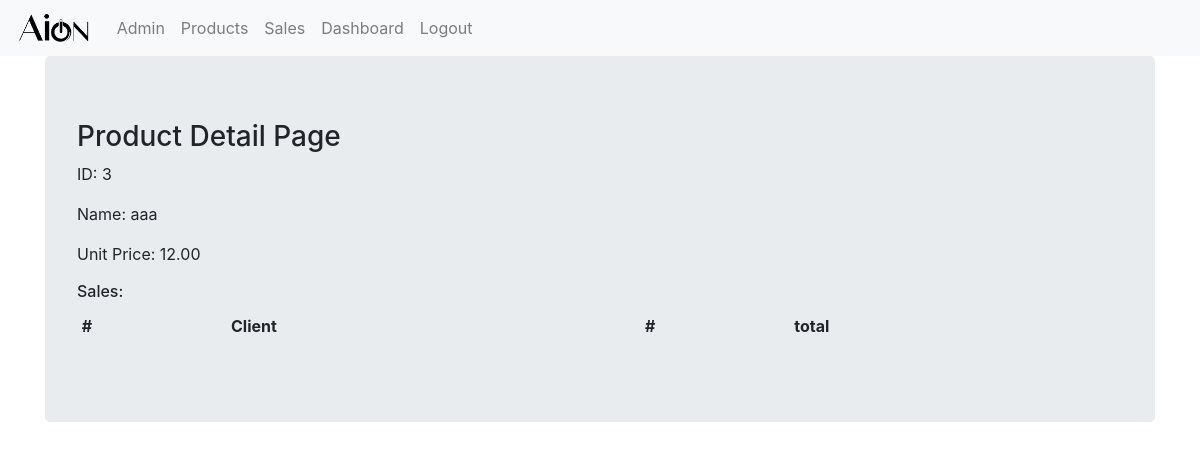
Before: /sales_app/products/3/ with the older database file.
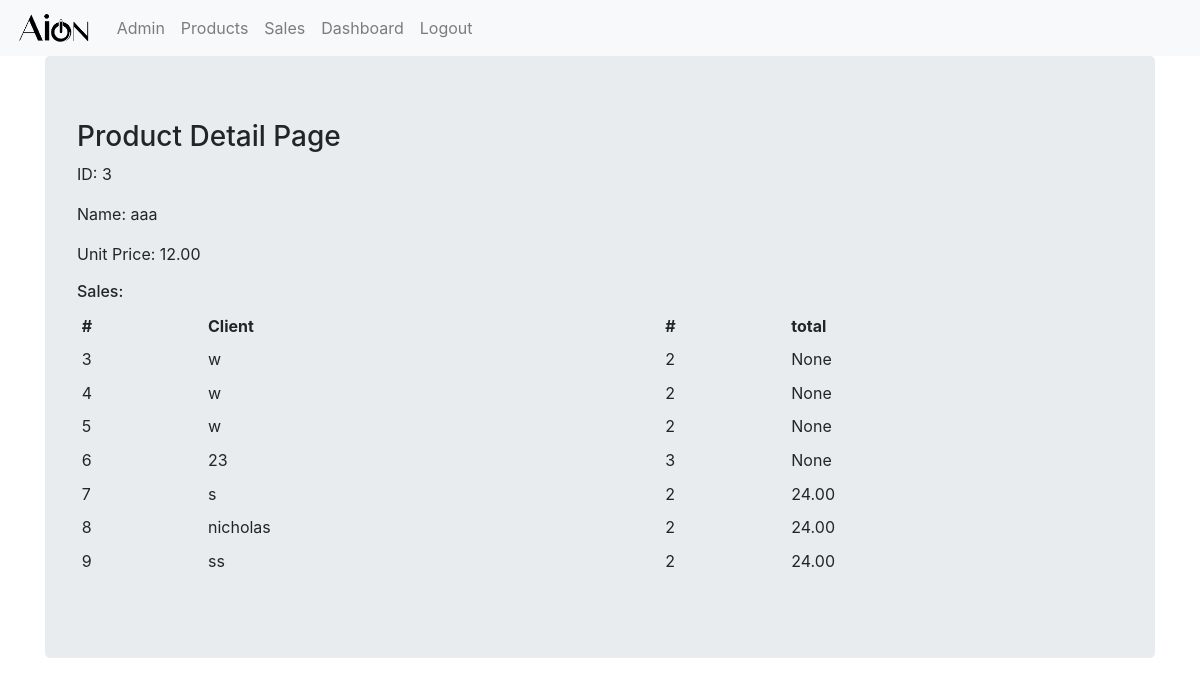
After: the same page with the newer database file.
### sales_app/models.py (models this page shows, shortened)
class Sale(models.Model):
    product_name = models.ForeignKey(Product, related_name='sales', on_delete=models.PROTECT)
    client_name = models.CharField(max_length=256)
    quantity = models.PositiveIntegerField()
    amount = models.DecimalField(decimal_places=2, max_digits=32, blank=True, null=True)

### sales_app/views.py (the view)
# urls.py: path('products/<int:pk>/', views.ProductDetailView.as_view(), name='product_detail'),
class ProductDetailView(DetailView):
    context_object_name = 'product_detail'
    model = models.Product
    template_name = 'sales_app/product_detail.html'

### sales_app/templates/sales_app/product_detail.html
{% extends "sales_app/sales_app_base.html" %}
{% block body_block %}
<div class="jumbotron">
  <h3>
    Product Detail Page
  </h3>
  <p>ID: {{product_detail.id}}</p>
  <p>Name: {{product_detail.name}}</p>
  <p>Unit Price: {{product_detail.price}}</p>
  <h6>Sales: </h6>
  <table class="table table-sm table-hover table-borderless">
    <thead>
      <tr>
        <th scope="col">#</th>
        <th scope="col">Client</th>
        <th scope="col">#</th>
        <th scope="col">total</th>
      </tr>
    </thead>
    <tbody>
      {% for sale in product_detail.sales.all %}
      <tr>
        <td>{{sale.pk}}</td>
        <td>{{sale.client_name}}</td>
        <td>{{sale.quantity}}</td>
        <td>{{sale.amount}}</td>
      </tr>
      {% endfor %}
    </tbody>
  </table>
</div>
{% endblock %}

Changed rows visible on the page:
added Sale: pk "3", client_name "w", quantity "2", amount "None"
added Sale: pk "4", client_name "w", quantity "2", amount "None"
added Sale: pk "5", client_name "w", quantity "2", amount "None"
added Sale: pk "6", client_name "23", quantity "3", amount "None"
added Sale: pk "7", client_name "s", quantity "2", amount "24.00"
added Sale: pk "8", client_name "nicholas", quantity "2", amount "24.00"
added Sale: pk "9", client_name "ss", quantity "2", amount "24.00"
